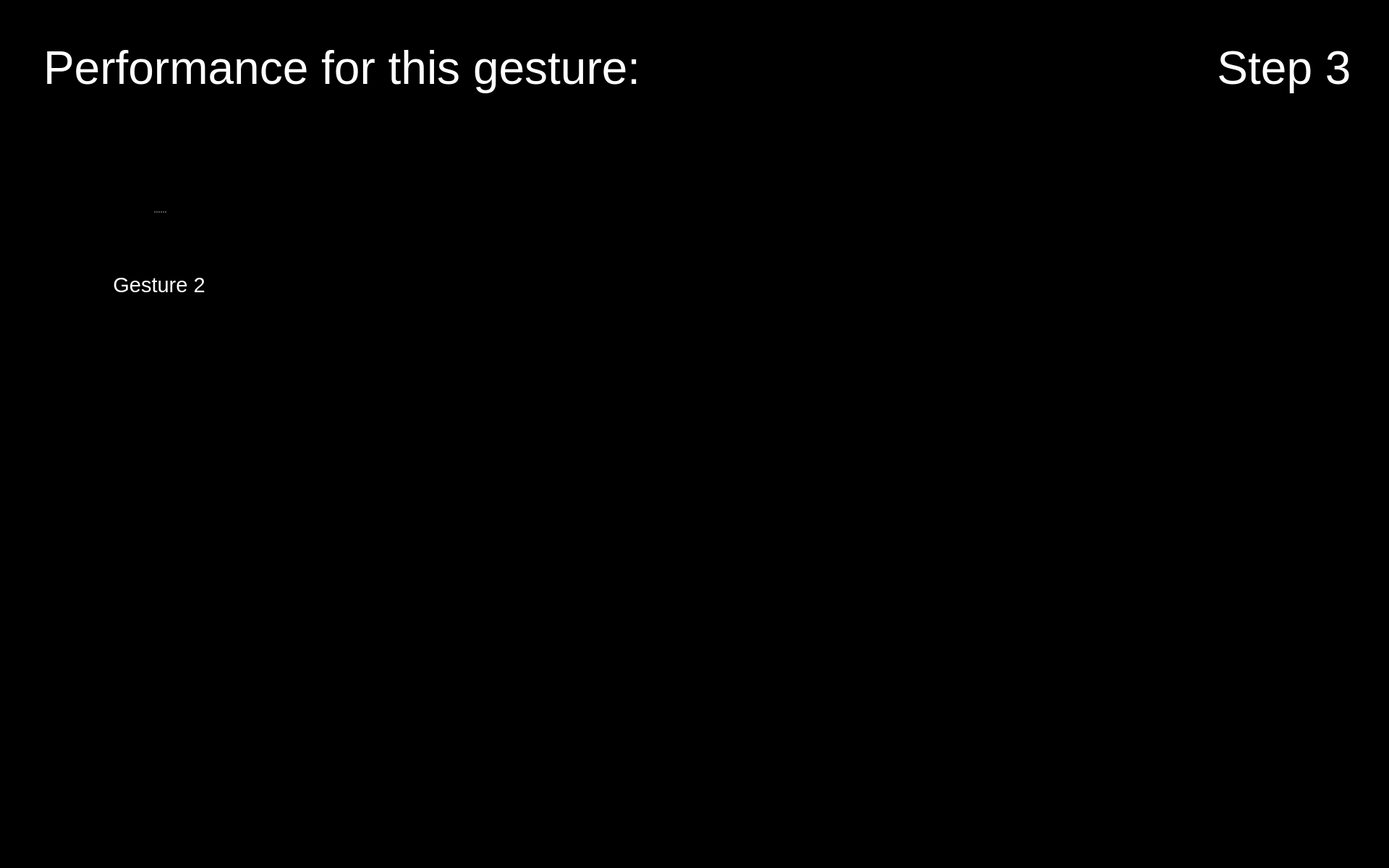
<?xml version="1.0" encoding="UTF-8"?>
<ui version="4.0">
 <class>Form</class>
 <widget class="QWidget" name="Form">
  <property name="geometry">
   <rect>
    <x>0</x>
    <y>0</y>
    <width>1920</width>
    <height>1200</height>
   </rect>
  </property>
  <property name="maximumSize">
   <size>
    <width>1920</width>
    <height>1200</height>
   </size>
  </property>
  <property name="windowTitle">
   <string>Form</string>
  </property>
  <property name="styleSheet">
   <string notr="true">background-color: rgb(0, 0, 0);</string>
  </property>
  <widget class="QPushButton" name="button_nav_left">
   <property name="enabled">
    <bool>true</bool>
   </property>
   <property name="geometry">
    <rect>
     <x>800</x>
     <y>560</y>
     <width>150</width>
     <height>150</height>
    </rect>
   </property>
   <property name="minimumSize">
    <size>
     <width>81</width>
     <height>81</height>
    </size>
   </property>
   <property name="maximumSize">
    <size>
     <width>150</width>
     <height>150</height>
    </size>
   </property>
   <property name="cursor">
    <cursorShape>OpenHandCursor</cursorShape>
   </property>
   <property name="focusPolicy">
    <enum>Qt::WheelFocus</enum>
   </property>
   <property name="contextMenuPolicy">
    <enum>Qt::DefaultContextMenu</enum>
   </property>
   <property name="layoutDirection">
    <enum>Qt::LeftToRight</enum>
   </property>
   <property name="autoFillBackground">
    <bool>false</bool>
   </property>
   <property name="styleSheet">
    <string notr="true"/>
   </property>
   <property name="icon">
    <iconset resource="resources/res.qrc">
     <normaloff>:/buttons/Button Left.svg</normaloff>:/buttons/Button Left.svg</iconset>
   </property>
   <property name="iconSize">
    <size>
     <width>144</width>
     <height>144</height>
    </size>
   </property>
   <property name="autoDefault">
    <bool>false</bool>
   </property>
   <property name="default">
    <bool>false</bool>
   </property>
   <property name="flat">
    <bool>true</bool>
   </property>
  </widget>
  <widget class="QPushButton" name="button_nav_right">
   <property name="enabled">
    <bool>true</bool>
   </property>
   <property name="geometry">
    <rect>
     <x>960</x>
     <y>560</y>
     <width>150</width>
     <height>150</height>
    </rect>
   </property>
   <property name="minimumSize">
    <size>
     <width>81</width>
     <height>81</height>
    </size>
   </property>
   <property name="maximumSize">
    <size>
     <width>150</width>
     <height>150</height>
    </size>
   </property>
   <property name="cursor">
    <cursorShape>OpenHandCursor</cursorShape>
   </property>
   <property name="focusPolicy">
    <enum>Qt::WheelFocus</enum>
   </property>
   <property name="contextMenuPolicy">
    <enum>Qt::DefaultContextMenu</enum>
   </property>
   <property name="layoutDirection">
    <enum>Qt::LeftToRight</enum>
   </property>
   <property name="autoFillBackground">
    <bool>false</bool>
   </property>
   <property name="styleSheet">
    <string notr="true"/>
   </property>
   <property name="icon">
    <iconset resource="resources/res.qrc">
     <normaloff>:/buttons/Button Right.svg</normaloff>:/buttons/Button Right.svg</iconset>
   </property>
   <property name="iconSize">
    <size>
     <width>144</width>
     <height>144</height>
    </size>
   </property>
   <property name="autoDefault">
    <bool>false</bool>
   </property>
   <property name="default">
    <bool>false</bool>
   </property>
   <property name="flat">
    <bool>true</bool>
   </property>
  </widget>
  <widget class="QPushButton" name="button_exit">
   <property name="enabled">
    <bool>true</bool>
   </property>
   <property name="geometry">
    <rect>
     <x>1760</x>
     <y>1040</y>
     <width>150</width>
     <height>150</height>
    </rect>
   </property>
   <property name="minimumSize">
    <size>
     <width>81</width>
     <height>81</height>
    </size>
   </property>
   <property name="maximumSize">
    <size>
     <width>150</width>
     <height>150</height>
    </size>
   </property>
   <property name="cursor">
    <cursorShape>OpenHandCursor</cursorShape>
   </property>
   <property name="focusPolicy">
    <enum>Qt::WheelFocus</enum>
   </property>
   <property name="contextMenuPolicy">
    <enum>Qt::DefaultContextMenu</enum>
   </property>
   <property name="icon">
    <iconset resource="resources/res.qrc">
     <normaloff>:/buttons/Button Exit.svg</normaloff>:/buttons/Button Exit.svg</iconset>
   </property>
   <property name="iconSize">
    <size>
     <width>144</width>
     <height>144</height>
    </size>
   </property>
   <property name="autoDefault">
    <bool>false</bool>
   </property>
   <property name="default">
    <bool>false</bool>
   </property>
   <property name="flat">
    <bool>true</bool>
   </property>
  </widget>
  <widget class="QLabel" name="icon_reaction_1">
   <property name="enabled">
    <bool>true</bool>
   </property>
   <property name="geometry">
    <rect>
     <x>1400</x>
     <y>250</y>
     <width>200</width>
     <height>200</height>
    </rect>
   </property>
   <property name="sizePolicy">
    <sizepolicy hsizetype="Preferred" vsizetype="Preferred">
     <horstretch>0</horstretch>
     <verstretch>0</verstretch>
    </sizepolicy>
   </property>
   <property name="maximumSize">
    <size>
     <width>200</width>
     <height>200</height>
    </size>
   </property>
   <property name="text">
    <string/>
   </property>
   <property name="scaledContents">
    <bool>true</bool>
   </property>
  </widget>
  <widget class="QLabel" name="image_step">
   <property name="geometry">
    <rect>
     <x>1650</x>
     <y>170</y>
     <width>250</width>
     <height>250</height>
    </rect>
   </property>
   <property name="font">
    <font>
     <pointsize>48</pointsize>
    </font>
   </property>
   <property name="styleSheet">
    <string notr="true">color: rgb(255, 255, 255);</string>
   </property>
   <property name="text">
    <string/>
   </property>
   <property name="pixmap">
    <pixmap resource="resources/res.qrc">:/detected steps/Detected Step3 Button.png</pixmap>
   </property>
   <property name="alignment">
    <set>Qt::AlignCenter</set>
   </property>
   <property name="wordWrap">
    <bool>true</bool>
   </property>
  </widget>
  <widget class="QLabel" name="icon_expert_1">
   <property name="enabled">
    <bool>true</bool>
   </property>
   <property name="geometry">
    <rect>
     <x>490</x>
     <y>220</y>
     <width>100</width>
     <height>100</height>
    </rect>
   </property>
   <property name="sizePolicy">
    <sizepolicy hsizetype="Preferred" vsizetype="Preferred">
     <horstretch>0</horstretch>
     <verstretch>0</verstretch>
    </sizepolicy>
   </property>
   <property name="maximumSize">
    <size>
     <width>100</width>
     <height>100</height>
    </size>
   </property>
   <property name="text">
    <string/>
   </property>
   <property name="pixmap">
    <pixmap resource="resources/res.qrc">:/img/Icon Expert.png</pixmap>
   </property>
   <property name="scaledContents">
    <bool>true</bool>
   </property>
  </widget>
  <widget class="QLabel" name="label_plot_1">
   <property name="geometry">
    <rect>
     <x>490</x>
     <y>180</y>
     <width>850</width>
     <height>340</height>
    </rect>
   </property>
   <property name="maximumSize">
    <size>
     <width>1200</width>
     <height>480</height>
    </size>
   </property>
   <property name="font">
    <font>
     <pointsize>48</pointsize>
    </font>
   </property>
   <property name="styleSheet">
    <string notr="true">color: rgb(255, 255, 255);</string>
   </property>
   <property name="text">
    <string/>
   </property>
   <property name="scaledContents">
    <bool>true</bool>
   </property>
  </widget>
  <widget class="QLabel" name="icon_newbie_1">
   <property name="enabled">
    <bool>true</bool>
   </property>
   <property name="geometry">
    <rect>
     <x>490</x>
     <y>380</y>
     <width>100</width>
     <height>100</height>
    </rect>
   </property>
   <property name="sizePolicy">
    <sizepolicy hsizetype="Preferred" vsizetype="Preferred">
     <horstretch>0</horstretch>
     <verstretch>0</verstretch>
    </sizepolicy>
   </property>
   <property name="maximumSize">
    <size>
     <width>100</width>
     <height>100</height>
    </size>
   </property>
   <property name="text">
    <string/>
   </property>
   <property name="pixmap">
    <pixmap resource="resources/res.qrc">:/img/Icon User.png</pixmap>
   </property>
   <property name="scaledContents">
    <bool>true</bool>
   </property>
  </widget>
  <widget class="QLabel" name="label_text_step">
   <property name="geometry">
    <rect>
     <x>1650</x>
     <y>20</y>
     <width>250</width>
     <height>150</height>
    </rect>
   </property>
   <property name="font">
    <font>
     <family>Arial</family>
     <pointsize>48</pointsize>
     <weight>9</weight>
     <italic>false</italic>
     <bold>false</bold>
    </font>
   </property>
   <property name="styleSheet">
    <string notr="true">font: 75 48pt &quot;Arial&quot;;
color: rgb(255, 255, 255);</string>
   </property>
   <property name="text">
    <string>Step 3</string>
   </property>
   <property name="textFormat">
    <enum>Qt::RichText</enum>
   </property>
   <property name="alignment">
    <set>Qt::AlignCenter</set>
   </property>
   <property name="wordWrap">
    <bool>true</bool>
   </property>
  </widget>
  <widget class="QSplitter" name="splitter_5">
   <property name="geometry">
    <rect>
     <x>60</x>
     <y>210</y>
     <width>320</width>
     <height>282</height>
    </rect>
   </property>
   <property name="orientation">
    <enum>Qt::Vertical</enum>
   </property>
   <widget class="QLabel" name="image_required_4">
    <property name="maximumSize">
     <size>
      <width>320</width>
      <height>240</height>
     </size>
    </property>
    <property name="text">
     <string/>
    </property>
    <property name="pixmap">
     <pixmap resource="resources/res.qrc">:/img/gesture2.png</pixmap>
    </property>
    <property name="scaledContents">
     <bool>true</bool>
    </property>
   </widget>
   <widget class="QLabel" name="text_required_4">
    <property name="font">
     <font>
      <family>Arial</family>
      <pointsize>22</pointsize>
      <weight>9</weight>
      <italic>false</italic>
      <bold>false</bold>
     </font>
    </property>
    <property name="styleSheet">
     <string notr="true">font: 75 22pt &quot;Arial&quot;;
color: rgb(255, 255, 255);</string>
    </property>
    <property name="text">
     <string>Gesture 2</string>
    </property>
    <property name="textFormat">
     <enum>Qt::PlainText</enum>
    </property>
    <property name="alignment">
     <set>Qt::AlignCenter</set>
    </property>
    <property name="wordWrap">
     <bool>true</bool>
    </property>
   </widget>
  </widget>
  <widget class="QLabel" name="label_trouble">
   <property name="geometry">
    <rect>
     <x>60</x>
     <y>20</y>
     <width>1280</width>
     <height>150</height>
    </rect>
   </property>
   <property name="font">
    <font>
     <family>Arial</family>
     <pointsize>48</pointsize>
     <weight>9</weight>
     <italic>false</italic>
     <bold>false</bold>
    </font>
   </property>
   <property name="styleSheet">
    <string notr="true">font: 75 48pt &quot;Arial&quot;;
color: rgb(255, 255, 255);</string>
   </property>
   <property name="text">
    <string>Performance for this gesture:</string>
   </property>
   <property name="textFormat">
    <enum>Qt::RichText</enum>
   </property>
   <property name="alignment">
    <set>Qt::AlignLeading|Qt::AlignLeft|Qt::AlignVCenter</set>
   </property>
   <property name="wordWrap">
    <bool>true</bool>
   </property>
  </widget>
  <zorder>label_plot_1</zorder>
  <zorder>button_nav_left</zorder>
  <zorder>button_nav_right</zorder>
  <zorder>button_exit</zorder>
  <zorder>icon_reaction_1</zorder>
  <zorder>image_step</zorder>
  <zorder>icon_expert_1</zorder>
  <zorder>icon_newbie_1</zorder>
  <zorder>label_text_step</zorder>
  <zorder>splitter_5</zorder>
  <zorder>label_trouble</zorder>
 </widget>
 <resources>
  <include location="resources/res.qrc"/>
 </resources>
 <connections/>
</ui>
